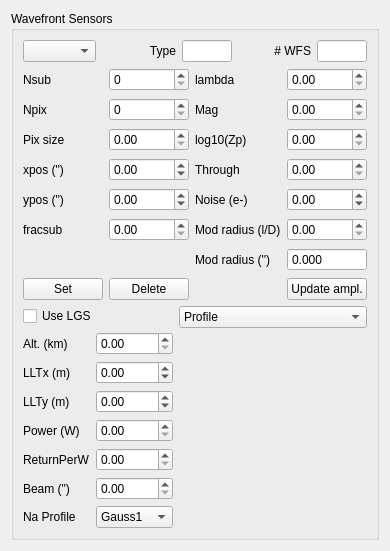
         <widget class="QWidget" name="tab_2">
          <attribute name="title">
           <string>WFS</string>
          </attribute>
          <layout class="QVBoxLayout" name="verticalLayout_8">
           <item>
            <widget class="QGroupBox" name="groupBox_2">
             <property name="title">
              <string>Wavefront Sensors</string>
             </property>
             <layout class="QVBoxLayout" name="verticalLayout_11">
              <item>
               <layout class="QHBoxLayout" name="horizontalLayout_7">
                <item>
                 <widget class="QComboBox" name="wao_selectWfs"/>
                </item>
                <item>
                 <widget class="QLabel" name="label_15">
                  <property name="text">
                   <string>Type</string>
                  </property>
                  <property name="alignment">
                   <set>Qt::AlignRight|Qt::AlignTrailing|Qt::AlignVCenter</set>
                  </property>
                 </widget>
                </item>
                <item>
                 <widget class="QLineEdit" name="wao_wfsType">
                  <property name="maximumSize">
                   <size>
                    <width>50</width>
                    <height>16777215</height>
                   </size>
                  </property>
                  <property name="text">
                   <string/>
                  </property>
                  <property name="readOnly">
                   <bool>true</bool>
                  </property>
                 </widget>
                </item>
                <item>
                 <widget class="QLabel" name="label_41">
                  <property name="text">
                   <string># WFS</string>
                  </property>
                  <property name="alignment">
                   <set>Qt::AlignRight|Qt::AlignTrailing|Qt::AlignVCenter</set>
                  </property>
                 </widget>
                </item>
                <item>
                 <widget class="QLineEdit" name="wao_numberofWfs">
                  <property name="maximumSize">
                   <size>
                    <width>50</width>
                    <height>16777215</height>
                   </size>
                  </property>
                  <property name="readOnly">
                   <bool>true</bool>
                  </property>
                 </widget>
                </item>
               </layout>
              </item>
              <item>
               <layout class="QGridLayout" name="gridLayout_3">
                <property name="verticalSpacing">
                 <number>7</number>
                </property>
                <item row="2" column="2">
                 <widget class="QLabel" name="label_26">
                  <property name="text">
                   <string>log10(Zp)</string>
                  </property>
                 </widget>
                </item>
                <item row="0" column="3">
                 <widget class="QDoubleSpinBox" name="wao_wfsLambda"/>
                </item>
                <item row="0" column="2">
                 <widget class="QLabel" name="label_22">
                  <property name="text">
                   <string>lambda</string>
                  </property>
                 </widget>
                </item>
                <item row="1" column="0">
                 <widget class="QLabel" name="label_17">
                  <property name="text">
                   <string>Npix</string>
                  </property>
                 </widget>
                </item>
                <item row="2" column="0">
                 <widget class="QLabel" name="label_18">
                  <property name="text">
                   <string>Pix size</string>
                  </property>
                 </widget>
                </item>
                <item row="4" column="1">
                 <widget class="QDoubleSpinBox" name="wao_wfsYpos">
                  <property name="minimum">
                   <double>-1000.000000000000000</double>
                  </property>
                  <property name="maximum">
                   <double>1000.000000000000000</double>
                  </property>
                 </widget>
                </item>
                <item row="3" column="0">
                 <widget class="QLabel" name="label_19">
                  <property name="text">
                   <string>xpos (&quot;)</string>
                  </property>
                 </widget>
                </item>
                <item row="5" column="0">
                 <widget class="QLabel" name="label_21">
                  <property name="text">
                   <string>fracsub</string>
                  </property>
                 </widget>
                </item>
                <item row="1" column="2">
                 <widget class="QLabel" name="label_27">
                  <property name="text">
                   <string>Mag</string>
                  </property>
                 </widget>
                </item>
                <item row="5" column="1">
                 <widget class="QDoubleSpinBox" name="wao_wfsFracsub"/>
                </item>
                <item row="0" column="1">
                 <widget class="QSpinBox" name="wao_wfsNxsub"/>
                </item>
                <item row="1" column="3">
                 <widget class="QDoubleSpinBox" name="wao_wfsMagnitude"/>
                </item>
                <item row="1" column="1">
                 <widget class="QSpinBox" name="wao_wfsNpix"/>
                </item>
                <item row="4" column="0">
                 <widget class="QLabel" name="label_20">
                  <property name="text">
                   <string>ypos (&quot;)</string>
                  </property>
                 </widget>
                </item>
                <item row="3" column="1">
                 <widget class="QDoubleSpinBox" name="wao_wfsXpos">
                  <property name="minimum">
                   <double>-1000.000000000000000</double>
                  </property>
                  <property name="maximum">
                   <double>1000.000000000000000</double>
                  </property>
                 </widget>
                </item>
                <item row="2" column="1">
                 <widget class="QDoubleSpinBox" name="wao_wfsPixSize"/>
                </item>
                <item row="3" column="2">
                 <widget class="QLabel" name="label_25">
                  <property name="text">
                   <string>Through</string>
                  </property>
                 </widget>
                </item>
                <item row="2" column="3">
                 <widget class="QDoubleSpinBox" name="wao_wfsZp"/>
                </item>
                <item row="0" column="0">
                 <widget class="QLabel" name="label_16">
                  <property name="text">
                   <string>Nsub</string>
                  </property>
                 </widget>
                </item>
                <item row="3" column="3">
                 <widget class="QDoubleSpinBox" name="wao_wfsThrough"/>
                </item>
                <item row="7" column="0">
                 <widget class="QPushButton" name="wao_setWfs">
                  <property name="text">
                   <string>Set</string>
                  </property>
                 </widget>
                </item>
                <item row="4" column="3">
                 <widget class="QDoubleSpinBox" name="wao_wfsNoise">
                  <property name="minimum">
                   <double>-1.000000000000000</double>
                  </property>
                 </widget>
                </item>
                <item row="7" column="1">
                 <widget class="QPushButton" name="pushButton_11">
                  <property name="text">
                   <string>Delete</string>
                  </property>
                 </widget>
                </item>
                <item row="5" column="3">
                 <widget class="QDoubleSpinBox" name="wao_pyr_ampl"/>
                </item>
                <item row="4" column="2">
                 <widget class="QLabel" name="label_23">
                  <property name="text">
                   <string>Noise (e-)</string>
                  </property>
                 </widget>
                </item>
                <item row="5" column="2">
                 <widget class="QLabel" name="ui_modradiusPanel">
                  <property name="text">
                   <string>Mod radius (l/D)</string>
                  </property>
                 </widget>
                </item>
                <item row="7" column="3">
                 <widget class="QPushButton" name="wao_update_pyr_ampl">
                  <property name="text">
                   <string>Update ampl.</string>
                  </property>
                 </widget>
                </item>
                <item row="6" column="2">
                 <widget class="QLabel" name="ui_modradiusPanelarcesec">
                  <property name="text">
                   <string>Mod radius ('')</string>
                  </property>
                 </widget>
                </item>
                <item row="6" column="3">
                 <widget class="QDoubleSpinBox" name="wao_pyr_ampl_arcsec">
                  <property name="readOnly">
                   <bool>true</bool>
                  </property>
                  <property name="buttonSymbols">
                   <enum>QAbstractSpinBox::NoButtons</enum>
                  </property>
                  <property name="decimals">
                   <number>3</number>
                  </property>
                  <property name="maximum">
                   <double>10000000.000000000000000</double>
                  </property>
                 </widget>
                </item>
               </layout>
              </item>
              <item>
               <layout class="QHBoxLayout" name="horizontalLayout_8">
                <item>
                 <layout class="QVBoxLayout" name="verticalLayout_10">
                  <item>
                   <widget class="QCheckBox" name="wao_wfsIsLGS">
                    <property name="text">
                     <string>Use LGS</string>
                    </property>
                   </widget>
                  </item>
                  <item>
                   <layout class="QGridLayout" name="gridLayout_4">
                    <item row="5" column="0">
                     <widget class="QLabel" name="label_33">
                      <property name="text">
                       <string>Beam (&quot;)</string>
                      </property>
                     </widget>
                    </item>
                    <item row="4" column="0">
                     <widget class="QLabel" name="label_32">
                      <property name="text">
                       <string>ReturnPerW</string>
                      </property>
                     </widget>
                    </item>
                    <item row="0" column="0">
                     <widget class="QLabel" name="label_28">
                      <property name="text">
                       <string>Alt. (km)</string>
                      </property>
                     </widget>
                    </item>
                    <item row="1" column="0">
                     <widget class="QLabel" name="label_29">
                      <property name="text">
                       <string>LLTx (m)</string>
                      </property>
                     </widget>
                    </item>
                    <item row="3" column="0">
                     <widget class="QLabel" name="label_31">
                      <property name="text">
                       <string>Power (W)</string>
                      </property>
                     </widget>
                    </item>
                    <item row="6" column="0">
                     <widget class="QLabel" name="label_34">
                      <property name="text">
                       <string>Na Profile</string>
                      </property>
                     </widget>
                    </item>
                    <item row="2" column="0">
                     <widget class="QLabel" name="label_30">
                      <property name="text">
                       <string>LLTy (m)</string>
                      </property>
                     </widget>
                    </item>
                    <item row="0" column="1">
                     <widget class="QDoubleSpinBox" name="wao_wfsGsAlt">
                      <property name="maximum">
                       <double>1000.000000000000000</double>
                      </property>
                     </widget>
                    </item>
                    <item row="1" column="1">
                     <widget class="QDoubleSpinBox" name="wao_wfsLLTx">
                      <property name="minimum">
                       <double>-1000.000000000000000</double>
                      </property>
                      <property name="maximum">
                       <double>1000.990000000000009</double>
                      </property>
                     </widget>
                    </item>
                    <item row="2" column="1">
                     <widget class="QDoubleSpinBox" name="wao_wfsLLTy">
                      <property name="minimum">
                       <double>-1000.000000000000000</double>
                      </property>
                      <property name="maximum">
                       <double>1000.990000000000009</double>
                      </property>
                     </widget>
                    </item>
                    <item row="3" column="1">
                     <widget class="QDoubleSpinBox" name="wao_wfsLGSpower">
                      <property name="maximum">
                       <double>10000.989999999999782</double>
                      </property>
                     </widget>
                    </item>
                    <item row="4" column="1">
                     <widget class="QDoubleSpinBox" name="wao_wfsReturnPerWatt">
                      <property name="maximum">
                       <double>10000.989999999999782</double>
                      </property>
                     </widget>
                    </item>
                    <item row="5" column="1">
                     <widget class="QDoubleSpinBox" name="wao_wfsBeamSize"/>
                    </item>
                    <item row="6" column="1">
                     <widget class="QComboBox" name="wao_selectLGSProfile">
                      <item>
                       <property name="text">
                        <string>Gauss1</string>
                       </property>
                      </item>
                      <item>
                       <property name="text">
                        <string>Gauss2</string>
                       </property>
                      </item>
                      <item>
                       <property name="text">
                        <string>Gauss3</string>
                       </property>
                      </item>
                      <item>
                       <property name="text">
                        <string>Exp</string>
                       </property>
                      </item>
                     </widget>
                    </item>
                   </layout>
                  </item>
                 </layout>
                </item>
                <item>
                 <layout class="QVBoxLayout" name="verticalLayout_9">
                  <item>
                   <widget class="QComboBox" name="wao_wfs_plotSelector">
                    <item>
                     <property name="text">
                      <string>Profile</string>
                     </property>
                    </item>
                    <item>
                     <property name="text">
                      <string>Beam</string>
                     </property>
                    </item>
                    <item>
                     <property name="text">
                      <string>Spot</string>
                     </property>
                    </item>
                    <item>
                     <property name="text">
                      <string>Pyramid mod. pts</string>
                     </property>
                    </item>
                   </widget>
                  </item>
                  <item>
                   <widget class="MatplotlibWidget" name="wao_wfsWindow" native="true">
                    <property name="sizePolicy">
                     <sizepolicy hsizetype="Expanding" vsizetype="Expanding">
                      <horstretch>0</horstretch>
                      <verstretch>0</verstretch>
                     </sizepolicy>
                    </property>
                    <property name="minimumSize">
                     <size>
                      <width>0</width>
                      <height>0</height>
                     </size>
                    </property>
                   </widget>
                  </item>
                 </layout>
                </item>
               </layout>
              </item>
             </layout>
            </widget>
           </item>
          </layout>
         </widget>
